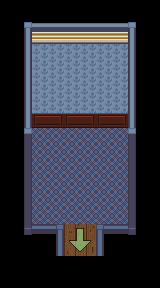

Tiled map render using the project's own tile images. Description and the whole map definition, tile-layer contents included, below:
An orthogonal 5x9 tile map with 32x32 px tiles, 5 tile layers (bg, ground shadows & details, mid, shadows, ...), 1 hidden layer not drawn, 6 tilesets and 7 objects (exit).

<map version="1.11" tiledversion="1.11.2" orientation="orthogonal" renderorder="right-down" width="5" height="9" tilewidth="32" tileheight="32" infinite="0" nextlayerid="10" nextobjectid="40">
 <tileset firstgid="1" source="../../Assorted_LPC/lpc-walls/walls.tsx" />
 <tileset firstgid="6145" source="../../Assorted_LPC/lpc-floors/floors.tsx" />
 <tileset firstgid="8193" source="../../[A]LightShadow_pipo.tsx" />
 <tileset firstgid="8281" source="../../custom_tilesets/[Lightship]Whaleship.tsx" />
 <tileset firstgid="12691" source="../../Assorted_LPC/wooden_stairs/[LPC]WoodenStairs.tsx" />
 <tileset firstgid="14287" source="../../custom_tilesets/[A]BouncingArrows.tsx" />
 <layer id="1" name="bg" width="5" height="9">
  <data encoding="csv">
8479,8482,8482,8482,8478,
8434,8591,8591,8591,8432,
8434,8640,8640,8640,8432,
8434,8689,8689,8689,8432,
8339,8738,8738,8738,8290,
8438,8738,8738,8738,8436,
8438,8738,8738,8738,8436,
8289,8397,7401,8395,8338,
8433,8433,8433,8433,8433
</data>
 </layer>
 <layer id="4" name="ground shadows &amp; details" width="5" height="9">
  <data encoding="csv">
0,0,0,0,0,
0,0,0,0,0,
0,0,0,0,0,
0,0,0,0,0,
0,0,0,0,0,
0,0,0,0,0,
0,0,0,0,0,
0,0,0,0,0,
0,0,0,0,0
</data>
 </layer>
 <layer id="6" name="mid" width="5" height="9">
  <properties>
   <property name="z" type="int" value="0" />
  </properties>
  <data encoding="csv">
0,0,0,0,0,
0,0,0,0,0,
0,0,0,0,0,
0,0,0,0,0,
0,0,0,0,0,
0,0,0,0,0,
0,0,0,0,0,
0,0,0,0,0,
0,0,0,0,0
</data>
 </layer>
 <layer id="7" name="shadows" width="5" height="9">
  <properties>
   <property name="z" type="int" value="0" />
  </properties>
  <data encoding="csv">
0,0,0,0,0,
0,0,0,0,0,
0,0,0,0,0,
0,0,0,0,0,
0,0,0,0,0,
0,0,0,0,0,
0,0,0,0,0,
0,0,0,0,0,
0,0,0,0,0
</data>
 </layer>
 <layer id="5" name="foreground" width="5" height="9">
  <properties>
   <property name="z" type="int" value="3" />
  </properties>
  <data encoding="csv">
0,0,0,0,0,
0,0,0,0,0,
0,0,0,0,0,
0,0,0,0,0,
0,0,0,0,0,
0,0,0,0,0,
0,0,0,0,0,
0,0,14297,0,0,
0,0,0,0,0
</data>
 </layer>
 <objectgroup id="9" name="Object Layer 1">
  <object id="5" x="32" y="96" width="96" height="32">
   <properties>
    <property name="collision" type="bool" value="true" />
   </properties>
  </object>
  <object id="30" name="exit" x="64" y="240" width="32" height="32">
   <properties>
    <property name="dest" value="vehicle-whaleship-f6" />
    <property name="destDir" value="u" />
    <property name="destPoint" value="to-room-1" />
   </properties>
  </object>
  <object id="31" x="0" y="128" width="32" height="96">
   <properties>
    <property name="collision" type="bool" value="true" />
   </properties>
  </object>
  <object id="34" x="96" y="224" width="64" height="64">
   <properties>
    <property name="collision" type="bool" value="true" />
   </properties>
  </object>
  <object id="35" x="0" y="224" width="64" height="64">
   <properties>
    <property name="collision" type="bool" value="true" />
   </properties>
  </object>
  <object id="38" x="128" y="128" width="32" height="96">
   <properties>
    <property name="collision" type="bool" value="true" />
   </properties>
  </object>
  <object id="39" x="64" y="272" width="32" height="16">
   <properties>
    <property name="collision" type="bool" value="true" />
   </properties>
  </object>
 </objectgroup>
 <imagelayer id="2" name="ref" visible="0" opacity="0.5" offsetx="-608" offsety="0">
  <image source="../../vtt-maps/whaleship-blank-f6.webp" width="1568" height="384" />
 </imagelayer>
</map>
